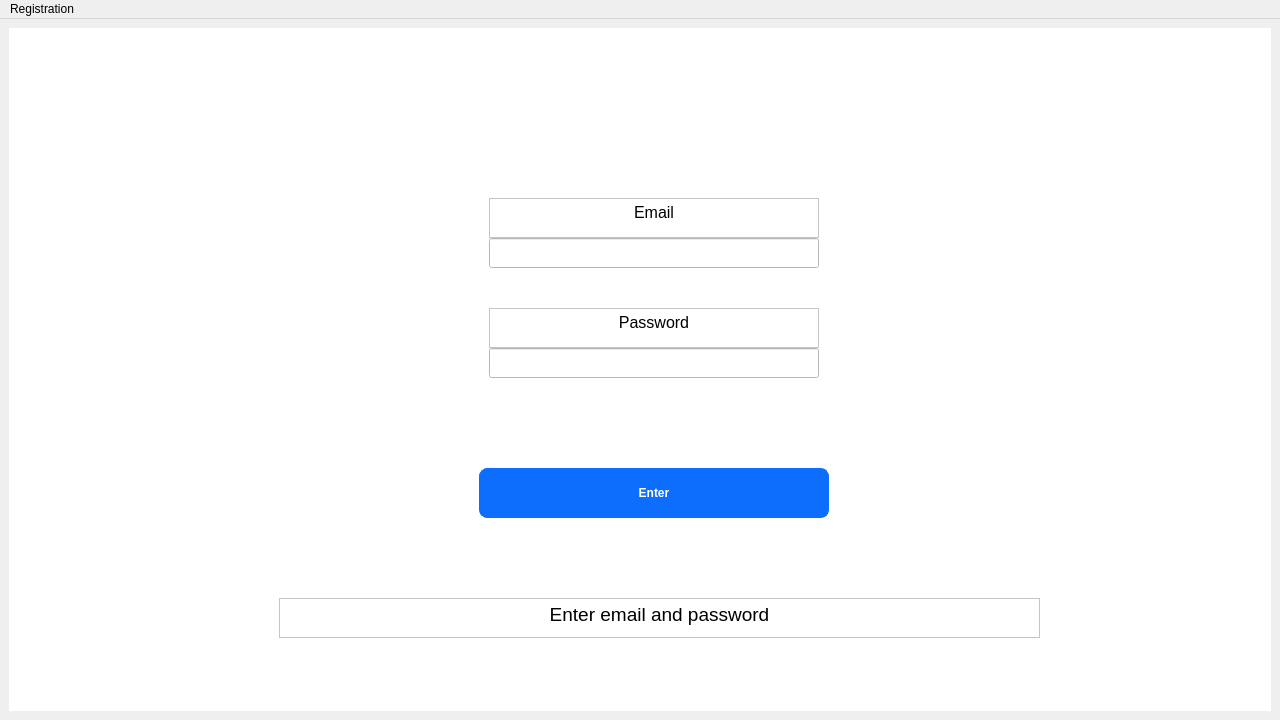
<?xml version="1.0" encoding="UTF-8"?>
<ui version="4.0">
 <class>MainWindow</class>
 <widget class="QMainWindow" name="MainWindow">
  <property name="enabled">
   <bool>true</bool>
  </property>
  <property name="geometry">
   <rect>
    <x>0</x>
    <y>0</y>
    <width>1280</width>
    <height>720</height>
   </rect>
  </property>
  <property name="minimumSize">
   <size>
    <width>1280</width>
    <height>720</height>
   </size>
  </property>
  <property name="maximumSize">
   <size>
    <width>1280</width>
    <height>720</height>
   </size>
  </property>
  <property name="windowTitle">
   <string>AI-image-editor</string>
  </property>
  <widget class="QWidget" name="centralwidget">
   <layout class="QHBoxLayout" name="horizontalLayout">
    <item>
     <widget class="QWidget" name="widget" native="true">
      <property name="enabled">
       <bool>true</bool>
      </property>
      <property name="styleSheet">
       <string notr="true">background-color: rgb(255, 255, 255);</string>
      </property>
      <widget class="QTextEdit" name="email_text">
       <property name="geometry">
        <rect>
         <x>480</x>
         <y>170</y>
         <width>330</width>
         <height>40</height>
        </rect>
       </property>
       <property name="readOnly">
        <bool>true</bool>
       </property>
       <property name="html">
        <string>&lt;!DOCTYPE HTML PUBLIC &quot;-//W3C//DTD HTML 4.0//EN&quot; &quot;http://www.w3.org/TR/REC-html40/strict.dtd&quot;&gt;
&lt;html&gt;&lt;head&gt;&lt;meta name=&quot;qrichtext&quot; content=&quot;1&quot; /&gt;&lt;style type=&quot;text/css&quot;&gt;
p, li { white-space: pre-wrap; }
&lt;/style&gt;&lt;/head&gt;&lt;body style=&quot; font-family:'MS Shell Dlg 2'; font-size:8.25pt; font-weight:400; font-style:normal;&quot;&gt;
&lt;p align=&quot;center&quot; style=&quot; margin-top:0px; margin-bottom:0px; margin-left:0px; margin-right:0px; -qt-block-indent:0; text-indent:0px;&quot;&gt;&lt;span style=&quot; font-size:12pt;&quot;&gt;Email&lt;/span&gt;&lt;/p&gt;&lt;/body&gt;&lt;/html&gt;</string>
       </property>
      </widget>
      <widget class="QLineEdit" name="input_login">
       <property name="geometry">
        <rect>
         <x>480</x>
         <y>210</y>
         <width>330</width>
         <height>30</height>
        </rect>
       </property>
      </widget>
      <widget class="QTextEdit" name="password_text">
       <property name="geometry">
        <rect>
         <x>480</x>
         <y>280</y>
         <width>330</width>
         <height>40</height>
        </rect>
       </property>
       <property name="readOnly">
        <bool>true</bool>
       </property>
       <property name="html">
        <string>&lt;!DOCTYPE HTML PUBLIC &quot;-//W3C//DTD HTML 4.0//EN&quot; &quot;http://www.w3.org/TR/REC-html40/strict.dtd&quot;&gt;
&lt;html&gt;&lt;head&gt;&lt;meta name=&quot;qrichtext&quot; content=&quot;1&quot; /&gt;&lt;style type=&quot;text/css&quot;&gt;
p, li { white-space: pre-wrap; }
&lt;/style&gt;&lt;/head&gt;&lt;body style=&quot; font-family:'MS Shell Dlg 2'; font-size:8.25pt; font-weight:400; font-style:normal;&quot;&gt;
&lt;p align=&quot;center&quot; style=&quot; margin-top:0px; margin-bottom:0px; margin-left:0px; margin-right:0px; -qt-block-indent:0; text-indent:0px;&quot;&gt;&lt;span style=&quot; font-size:12pt;&quot;&gt;Password&lt;/span&gt;&lt;/p&gt;&lt;/body&gt;&lt;/html&gt;</string>
       </property>
      </widget>
      <widget class="QLineEdit" name="input_password">
       <property name="geometry">
        <rect>
         <x>480</x>
         <y>320</y>
         <width>330</width>
         <height>30</height>
        </rect>
       </property>
       <property name="echoMode">
        <enum>QLineEdit::Password</enum>
       </property>
      </widget>
      <widget class="QTextEdit" name="output_text">
       <property name="geometry">
        <rect>
         <x>270</x>
         <y>570</y>
         <width>761</width>
         <height>40</height>
        </rect>
       </property>
       <property name="readOnly">
        <bool>true</bool>
       </property>
       <property name="html">
        <string>&lt;!DOCTYPE HTML PUBLIC &quot;-//W3C//DTD HTML 4.0//EN&quot; &quot;http://www.w3.org/TR/REC-html40/strict.dtd&quot;&gt;
&lt;html&gt;&lt;head&gt;&lt;meta name=&quot;qrichtext&quot; content=&quot;1&quot; /&gt;&lt;style type=&quot;text/css&quot;&gt;
p, li { white-space: pre-wrap; }
&lt;/style&gt;&lt;/head&gt;&lt;body style=&quot; font-family:'MS Shell Dlg 2'; font-size:8.25pt; font-weight:400; font-style:normal;&quot;&gt;
&lt;p align=&quot;center&quot; style=&quot; margin-top:0px; margin-bottom:0px; margin-left:0px; margin-right:0px; -qt-block-indent:0; text-indent:0px;&quot;&gt;&lt;span style=&quot; font-size:14pt;&quot;&gt;Enter email and password&lt;/span&gt;&lt;/p&gt;&lt;/body&gt;&lt;/html&gt;</string>
       </property>
      </widget>
      <widget class="QLabel" name="logo">
       <property name="geometry">
        <rect>
         <x>390</x>
         <y>60</y>
         <width>521</width>
         <height>91</height>
        </rect>
       </property>
       <property name="autoFillBackground">
        <bool>false</bool>
       </property>
       <property name="styleSheet">
        <string notr="true">
image: url(:/logo/logo.jpg);</string>
       </property>
       <property name="text">
        <string/>
       </property>
      </widget>
      <widget class="QPushButton" name="enter_button">
       <property name="geometry">
        <rect>
         <x>470</x>
         <y>430</y>
         <width>350</width>
         <height>60</height>
        </rect>
       </property>
       <property name="cursor">
        <cursorShape>PointingHandCursor</cursorShape>
       </property>
       <property name="styleSheet">
        <string notr="true">QPushButton {
	background-color: #0d6efd;
	color: #fff;
	font-weight: 600;
	border-radius: 8px;
	border: 1px solid #0d6efd;
	padding: 5px 15px;
	margin-top: 10px;
	outline: 0px;
}

QPushButton:pressed {
	background-color: rgb(7, 66, 148);
}</string>
       </property>
       <property name="text">
        <string>Enter</string>
       </property>
      </widget>
     </widget>
    </item>
   </layout>
  </widget>
  <widget class="QMenuBar" name="menuBar">
   <property name="geometry">
    <rect>
     <x>0</x>
     <y>0</y>
     <width>1280</width>
     <height>21</height>
    </rect>
   </property>
   <property name="defaultUp">
    <bool>false</bool>
   </property>
   <widget class="QMenu" name="registration">
    <property name="title">
     <string extracomment="You can register through this button">Registration</string>
    </property>
    <addaction name="actionOpen_window_registration"/>
   </widget>
   <addaction name="registration"/>
  </widget>
  <action name="registration_action">
   <property name="text">
    <string>Registration</string>
   </property>
  </action>
  <action name="actionOpen_window_registration">
   <property name="text">
    <string>Open window registration</string>
   </property>
  </action>
  <action name="actionOpen_window_login">
   <property name="text">
    <string>Open window login</string>
   </property>
  </action>
  <action name="actionOpen_main_window">
   <property name="text">
    <string>Open main window</string>
   </property>
  </action>
 </widget>
 <resources>
  <include location="../photos/logo.qrc"/>
 </resources>
 <connections/>
</ui>
